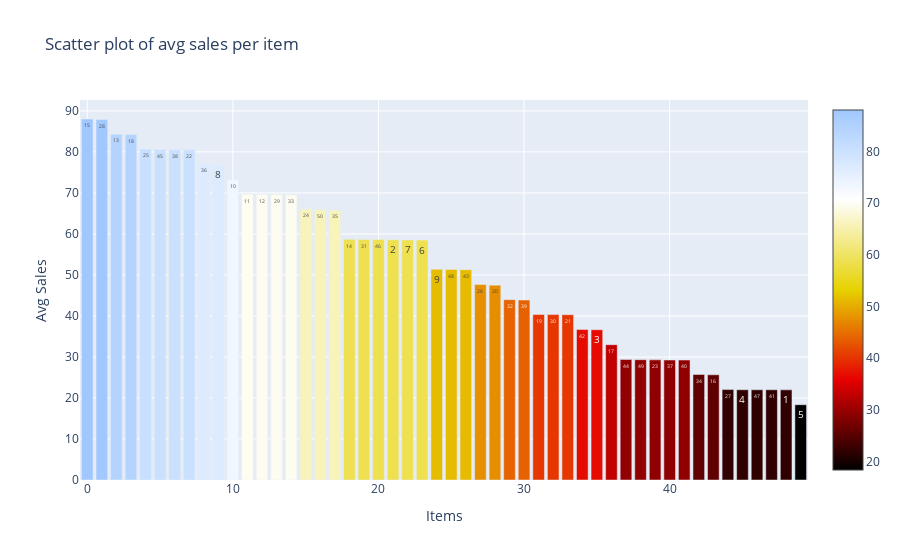

Source (notebook cell):
### Markdown cell above
Great! Let us visualize these average sales per item!

### Code cell
avg_sales_per_item_across_stores_sorted = avg_sales_per_item_across_stores_df.avg_sale.values
# Scatter plot of average sales per item
sales_item_data = go.Bar(
    x=[i for i in range(0, 50)],
    y=avg_sales_per_item_across_stores_sorted,
    marker=dict(
        color=avg_sales_per_item_across_stores_sorted,
        colorscale='Blackbody',
        showscale=True
    ),
    text = avg_sales_per_item_across_stores_df.item.values
)
data = [sales_item_data]

sales_item_layout = go.Layout(
    autosize= True,
    title= 'Scatter plot of avg sales per item',
    hovermode= 'closest',
    xaxis= dict(
        title= 'Items',
        ticklen= 55,
        zeroline= False,
        gridwidth= 1,
    ),
    yaxis=dict(
        title= 'Avg Sales',
        ticklen= 10,
        zeroline= False,
        gridwidth= 1,
    ),
    showlegend= False
)
fig = go.Figure(data=data, layout=sales_item_layout)
py.iplot(fig,filename='scatter_sales_item')

### Figure 1 — Plotly figure (JSON) as saved in the notebook; plotly's stock layout.template omitted (floating-point values rounded to 4 significant figures)
{"data": [{"marker": {"color": [88.03, 87.88, 84.32, 84.28, 80.69, 80.58, 80.52, 80.5, 77.03, 76.95, 73.23, 69.66, 69.63, 69.62, 69.56, 66.04, 65.88, 65.8, 58.68, 58.64, 58.64, 58.57, 58.53, 58.5, 51.39, 51.35, 51.29, 47.64, 47.52, 43.98, 43.88, 40.36, 40.34, 40.32, 36.69, 36.64, 32.99, 29.4, 29.34, 29.3, 29.26, 29.25, 25.74, 25.66, 22.05, 22.01, 22.0, 22.0, 21.98, 18.36], "colorscale": [[0, "rgb(0,0,0)"], [0.25, "rgb(230,0,0)"], [0.5, "rgb(230,210,0)"], [0.75, "rgb(255,255,255)"], [1, "rgb(160,200,255)"]], "showscale": true}, "text": [15.0, 28.0, 13.0, 18.0, 25.0, 45.0, 38.0, 22.0, 36.0, 8.0, 10.0, 11.0, 12.0, 29.0, 33.0, 24.0, 50.0, 35.0, 14.0, 31.0, 46.0, 2.0, 7.0, 6.0, 9.0, 48.0, 43.0, 26.0, 20.0, 32.0, 39.0, 19.0, 30.0, 21.0, 42.0, 3.0, 17.0, 44.0, 49.0, 23.0, 37.0, 40.0, 34.0, 16.0, 27.0, 4.0, 47.0, 41.0, 1.0, 5.0], "type": "bar", "x": [0, 1, 2, 3, 4, 5, 6, 7, 8, 9, 10, 11, 12, 13, 14, 15, 16, 17, 18, 19, 20, 21, 22, 23, 24, 25, 26, 27, 28, 29, 30, 31, 32, 33, 34, 35, 36, 37, 38, 39, 40, 41, 42, 43, 44, 45, 46, 47, 48, 49], "y": [88.03, 87.88, 84.32, 84.28, 80.69, 80.58, 80.52, 80.5, 77.03, 76.95, 73.23, 69.66, 69.63, 69.62, 69.56, 66.04, 65.88, 65.8, 58.68, 58.64, 58.64, 58.57, 58.53, 58.5, 51.39, 51.35, 51.29, 47.64, 47.52, 43.98, 43.88, 40.36, 40.34, 40.32, 36.69, 36.64, 32.99, 29.4, 29.34, 29.3, 29.26, 29.25, 25.74, 25.66, 22.05, 22.01, 22.0, 22.0, 21.98, 18.36]}], "layout": {"autosize": true, "hovermode": "closest", "showlegend": false, "title": {"text": "Scatter plot of avg sales per item"}, "xaxis": {"gridwidth": 1, "ticklen": 55, "title": {"text": "Items"}, "zeroline": false}, "yaxis": {"gridwidth": 1, "ticklen": 10, "title": {"text": "Avg Sales"}, "zeroline": false}}}
